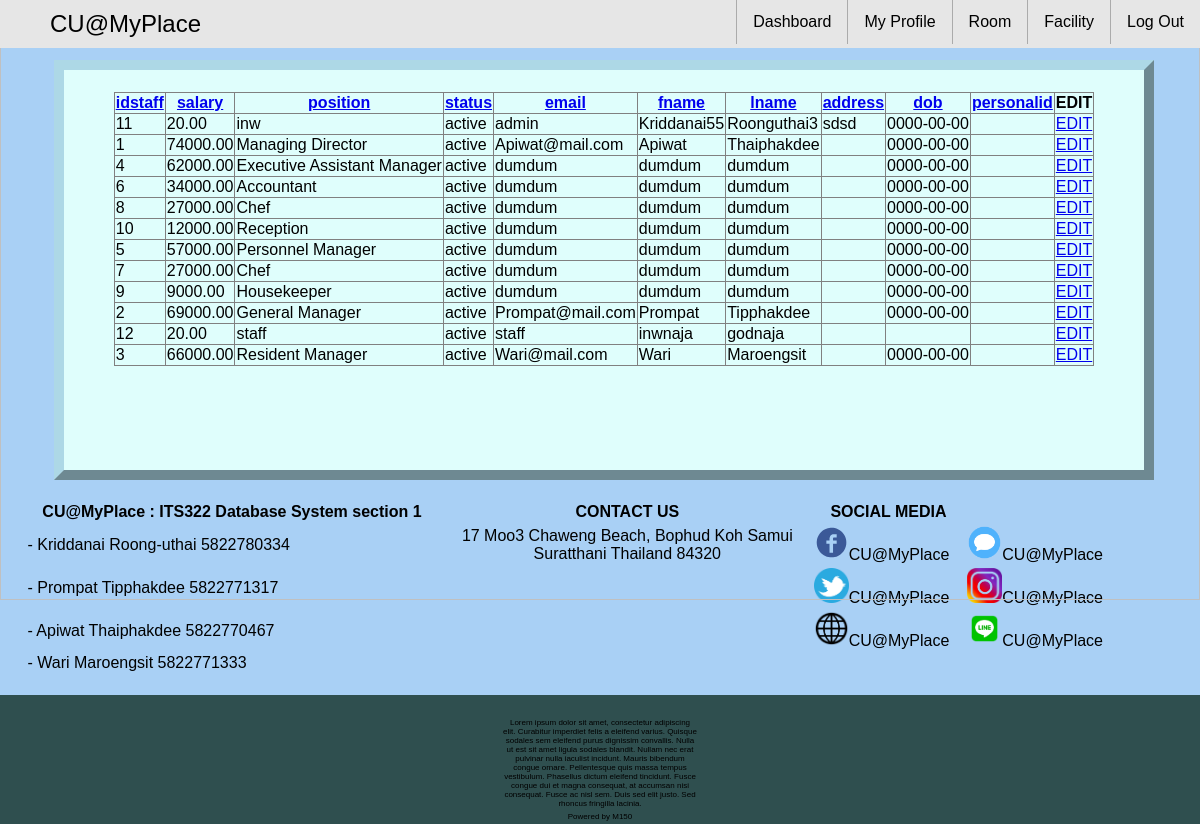
Page /newpage/staff_staff_view.php?sort=email&by=ASC (signed in) on the committed database.
### tables this page shows
CREATE TABLE `staff` (
  `idstaff` int(11) NOT NULL,
  `user_iduser` int(11) NOT NULL,
  `salary` decimal(8,2) NOT NULL,
  `position` varchar(45) NOT NULL,
  `status` enum('active','nonactive') NOT NULL
);

### newpage/staff_staff_view.php (the view, shortened to what this page needs)
<?php
  require_once('connect.php');
  require_once('helperfunction.php');
?>
<html>
<head>
  <link rel="stylesheet" href="default.css">
</head>
<body>
    <div class="container">
      <?php
      if (isset($_SESSION['userinfo'])) {
        topbar_logout_staff();
      }else{
        topbar();
      }
       ?>
         <div class="tcontentbox_staff">
           <table border='1'>
          <?php
          if (!isset($_GET['by'])) {
            $by = 'ASC';
          }else{
            $by1 = $_GET['by'];
            if ($_GET['by']=='ASC') {
              $by = 'DESC';
            }else{
              $by = 'ASC';
            }
          }
          if (isset($_GET['sort'])) {
            $q = "SELECT * FROM staff_viewstaff ORDER BY ".$_GET['sort']." ".$by1.";";
          }else{
            $q = "SELECT * FROM staff_viewstaff";
          }
          $result=$mysqli->query($q);
          $printhead = 1;
          while ($row = $result->fetch_assoc()) {
            if ($printhead) {
              echo "<tr>";
              foreach ($row as $key => $value) {
                echo "<th><a href='staff_staff_view.php?sort=".$key."&by=".$by."'>".$key."</a></th>";
              }
              echo "<th>EDIT</th>";
              echo "</tr>";
              $printhead=0;
            }
            echo "<tr>";
            foreach ($row as $key => $value) {
              echo "<td>".$value."</td>";
            }
            echo "<td><a href='staff_staff_edit.php?id=".$row['idstaff']."'>EDIT</a></td>";
            echo "</tr>";
          }
           ?>
         </table>
         </div>
</div>
  </body>
</html>

### newpage/default.css (style rules this page uses)
body { width: 100%; padding: 0px; margin: 0px; font-family: sans-serif; }
.container { width: 100%; }
.tcontentbox_staff { border: 10px outset lightblue; float: left; background-color:#DFFEFC; height: auto; width: 90%; position: relative; margin: 5% auto auto 4.5%; z-index: 2; text-align: center; min-height: 400px; }
.tcontentbox_staff table { border-collapse: collapse; margin: 2% auto; }

### rows in the picture
staff: key "idstaff", key "salary", key "position", key "status", key "email", key "fname", key "lname", key "address", key "dob", key "personalid", idstaff "11", salary "20.00", position "inw", status "active", value "admin", value "Kriddanai55", value "Roonguthai3", value "sdsd", value "0000-00-00"
staff: idstaff "1", salary "74000.00", position "Managing Director", status "active", value "Apiwat@mail.com", value "Apiwat", value "Thaiphakdee", value "0000-00-00"
staff: idstaff "4", salary "62000.00", position "Executive Assistant Manager", status "active", value "dumdum", value "0000-00-00"
staff: idstaff "6", salary "34000.00", position "Accountant", status "active", value "dumdum", value "0000-00-00"
staff: idstaff "8", salary "27000.00", position "Chef", status "active", value "dumdum", value "0000-00-00"
staff: idstaff "10", salary "12000.00", position "Reception", status "active", value "dumdum", value "0000-00-00"
staff: idstaff "5", salary "57000.00", position "Personnel Manager", status "active", value "dumdum", value "0000-00-00"
staff: idstaff "7", salary "27000.00", position "Chef", status "active", value "dumdum", value "0000-00-00"
staff: idstaff "9", salary "9000.00", position "Housekeeper", status "active", value "dumdum", value "0000-00-00"
staff: idstaff "2", salary "69000.00", position "General Manager", status "active", value "Prompat@mail.com", value "Prompat", value "Tipphakdee", value "0000-00-00"
staff: idstaff "12", salary "20.00", position "staff", status "active", value "staff", value "inwnaja", value "godnaja"
staff: idstaff "3", salary "66000.00", position "Resident Manager", status "active", value "Wari@mail.com", value "Wari", value "Maroengsit", value "0000-00-00"
